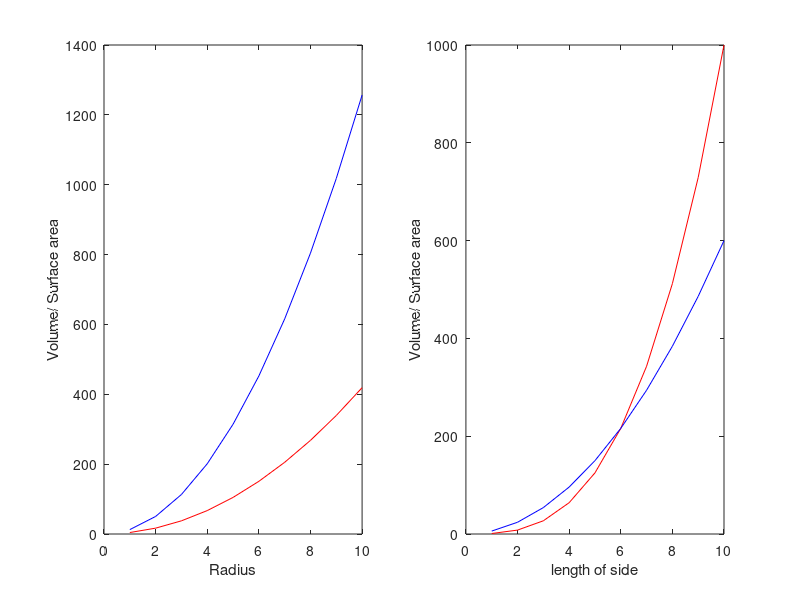

The MATLAB source for this figure:
radius = [1:10];
volume = (4/3) * pi .* (radius) .^ 2;
area = 4 * pi .* (radius) .^ 2;
subplot (1,2,1);
plot (radius, volume, 'r'); 
xlabel ('Radius');
ylabel ('Volume/ Surface area');
hold on;
plot (radius, area, 'b'); 

square_length = [1:10];
square_volume = square_length .^ 3;
square_area = 6 .* (square_length) .^ 2;
subplot (1,2,2);
plot (square_length, square_volume, 'r');
xlabel ('length of side');
ylabel ('Volume/ Surface area');
hold on;
plot (square_length, square_area, 'b');

